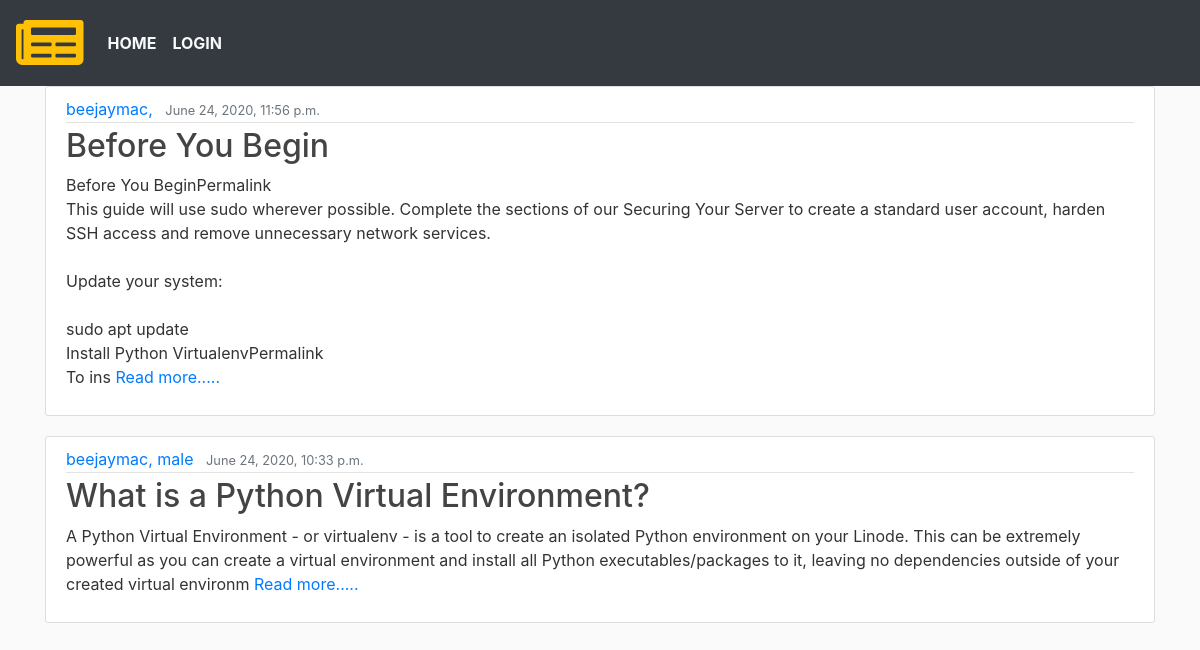
Screenshot of /home/home/ with the database file from the repository.
### blog/models.py (models this page shows, shortened)
class Post(models.Model):
    title = models.CharField(max_length=100)
    content = models.TextField()
    created = models.DateTimeField(default= timezone.now)
    author = models.ForeignKey(User, on_delete=models.CASCADE)
    gender = models.CharField( max_length=30, choices=(
        ('male','Male'),
        ('famale', 'Female'),
    ))

### blog/views.py (the view)
# urls.py: path('home/', PostListView.as_view(), name='home' ),
class PostListView(ListView):
    model = Post
    context_object_name = 'posts'
    template_name = 'home.html'
    ordering = ['-created']

### blog/templates/home.html (shortened to what this page needs)
{% extends 'base.html' %}
{% block content %}
    {% for post in  posts %}
    <article class="media content-section">
        <div class="media-body">
          <div class="article-metadata">
            <a class="mr-2" href="#">{{ post.author }}, {{post.gender}}</a>
            <small class="text-muted">{{ post.created }}</small>
          </div>
          <h2><a class="article-title" href="{%url 'post-detail' post.id%}">{{ post.title }}</a></h2>
          <p class="article-content">{{ post.content|slice:":300" }} <a href="{%url 'post-detail' post.id%}">Read more.....</a></p>
        </div>
      </article>
    {% endfor %}
{% endblock content %}

### blog/templates/base.html (shortened to what this page needs)
<!DOCTYPE html>
{% load static %}
<html lang="en">
<head>
    <link rel="stylesheet" href="https://stackpath.bootstrapcdn.com/bootstrap/4.5.0/css/bootstrap.min.css">
    <link rel="stylesheet" href="{%static 'css/main.css'%}">
    <link rel="stylesheet" href="https://pro.fontawesome.com/releases/v5.10.0/css/all.css"/>
</head>
<body>
    <nav class="navbar navbar-expand-md navbar-light bg-dark">
        <a href="{%url 'home'%}" class="navbar-brand"><i class="fas fa-newspaper text-warning fa-3x"></i></a>
        <div class="collapse navbar-collapse " id="nav">
        <ul class="navbar-nav">
            <li class="nav-item"><a class="nav-link text-light text-uppercase font-weight-bold " href="{%url 'home'%}">Home</a></li>
         {%if user.is_authenticated%}
         <li class="nav-item"><a class="nav-link text-light text-uppercase font-weight-bold " href="{%url 'logout'%}">Logout</a></li>
         <li class="nav-item"><a class="nav-link text-light text-uppercase font-weight-bold " href="{%url 'post-create'%}">Create Post</a></li>
         <li class="nav-item"><a class="nav-link text-light text-uppercase font-weight-bold " href="{%url 'profile'%}">Profile</a></li>
         {%else%}
         <li class="nav-item"><a class="nav-link text-light text-uppercase font-weight-bold " href="{%url 'login'%}">Login</a></li>
         {%endif%}
        </ul>
    </div>
    </nav>
  <div class="container">
    {% block content %}
    {% endblock content %}
  </div>
</body>
</html>

### blog/static/css/main.css (style rules this page uses)
* { padding: 0; margin: 0; }
body { background: #fafafa; color: #333333; }
h1, h2, h3, h4, h5, h6 { color: #444444; }
ul { margin: 0; }
.content-section { background: #ffffff; padding: 10px 20px; border: 1px solid #dddddd; border-radius: 3px; margin-bottom: 20px; }
.article-title { color: #444444; }
.article-content { white-space: pre-line; }
.article-metadata { padding-bottom: 1px; margin-bottom: 4px; border-bottom: 1px solid #e3e3e3 }

### rows the page displays
Post: author "beejaymac", created "June 24, 2020, 11:56 p.m.", title "Before You Begin", content "Before You BeginPermalink This guide will use sudo wherever possible. Complete the sections of our Securing Your Server to create a standard user account, harden SSH access and remove unnecessary network services. Update your system: sudo apt update Install Python VirtualenvPermalink To ins"
Post: author "beejaymac", gender "male", created "June 24, 2020, 10:33 p.m.", title "What is a Python Virtual Environment?", content "A Python Virtual Environment - or virtualenv - is a tool to create an isolated Python environment on your Linode. This can be extremely powerful as you can create a virtual environment and install all Python executables/packages to it, leaving no dependencies outside of your created virtual environm"
